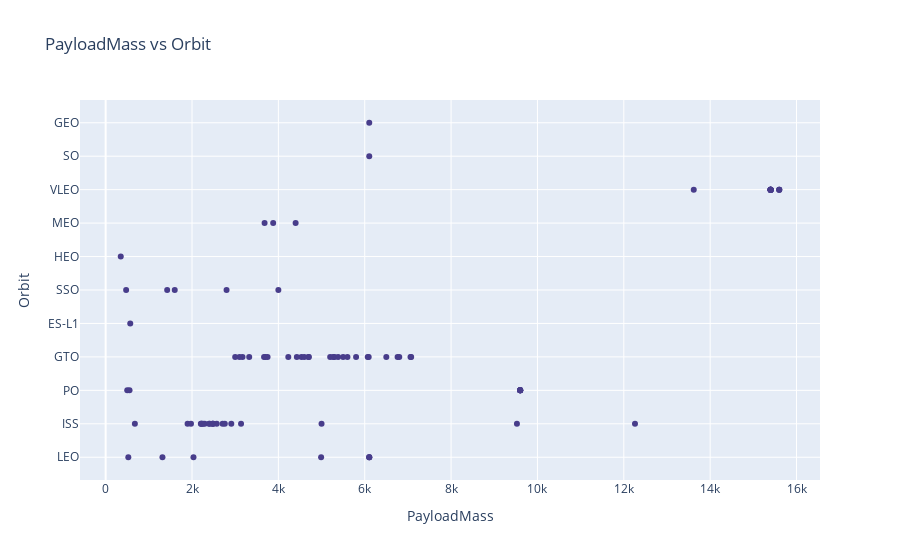

This figure's notebook cell:
### Markdown cell above
Similarly, we can plot the Payload vs. Orbit scatter point charts to reveal the relationship between Payload and Orbit type

### Code cell
# Plot a scatter point chart with x axis to be Payload and y axis to be the Orbit, and hue to be the class value
fig = go.Figure(data=go.Scatter(x=df['PayloadMass'], y=df['Orbit'], mode='markers', marker=dict(color='darkslateblue')))
# Updating layout through `update_layout`. Here we are adding title to the plot and providing title to x and y axis.
fig.update_layout(title='PayloadMass vs Orbit', xaxis_title='PayloadMass', yaxis_title='Orbit')
# Display the figure
fig.show()

### Figure 1 — Plotly figure (JSON) as saved in the notebook; plotly's stock layout.template omitted (floating-point values rounded to 4 significant figures)
{"data": [{"marker": {"color": "darkslateblue"}, "mode": "markers", "x": [6105.0, 525, 677, 500, 3170, 3325, 2296, 1316, 4535, 4428, 2216, 2395, 570, 1898, 4707, 2477, 2034, 553, 5271, 3136, 4696, 3100, 2257, 4600, 5500, 9600, 2490, 5600, 5300, 6105.0, 6070, 2708, 3669, 9600, 6761, 2910, 475, 4990, 9600, 5200, 3700, 2205, 9600, 6105.0, 4230, 6092, 9600, 2760, 350, 3750, 5384.0, 2410, 7076, 9600, 5800, 7060, 2800, 3000, 4000, 2573, 4400, 9600, 12259, 2482, 13620, 1425, 2228.0, 6500, 15600, 5000, 6800, 15400, 6105.0, 15600, 15400, 1977, 15600, 15400, 9525, 15400, 15400, 3880, 6105.0, 15400, 1600, 15400, 15400, 15400, 15400, 3681], "y": ["LEO", "LEO", "ISS", "PO", "GTO", "GTO", "ISS", "LEO", "GTO", "GTO", "ISS", "ISS", "ES-L1", "ISS", "GTO", "ISS", "LEO", "PO", "GTO", "ISS", "GTO", "GTO", "ISS", "GTO", "GTO", "PO", "ISS", "GTO", "GTO", "LEO", "GTO", "ISS", "GTO", "PO", "GTO", "ISS", "SSO", "LEO", "PO", "GTO", "GTO", "ISS", "PO", "LEO", "GTO", "GTO", "PO", "ISS", "HEO", "GTO", "GTO", "ISS", "GTO", "PO", "GTO", "GTO", "SSO", "GTO", "SSO", "ISS", "MEO", "PO", "ISS", "ISS", "VLEO", "SSO", "ISS", "GTO", "VLEO", "ISS", "GTO", "VLEO", "SO", "VLEO", "VLEO", "ISS", "VLEO", "VLEO", "ISS", "VLEO", "VLEO", "MEO", "GEO", "VLEO", "SSO", "VLEO", "VLEO", "VLEO", "VLEO", "MEO"], "type": "scatter"}], "layout": {"title": {"text": "PayloadMass vs Orbit"}, "xaxis": {"title": {"text": "PayloadMass"}, "type": "linear", "range": [-604.2, 16550.0], "autorange": true}, "yaxis": {"title": {"text": "Orbit"}, "type": "category", "range": [-0.8252, 10.83], "autorange": true}, "autosize": true}}
